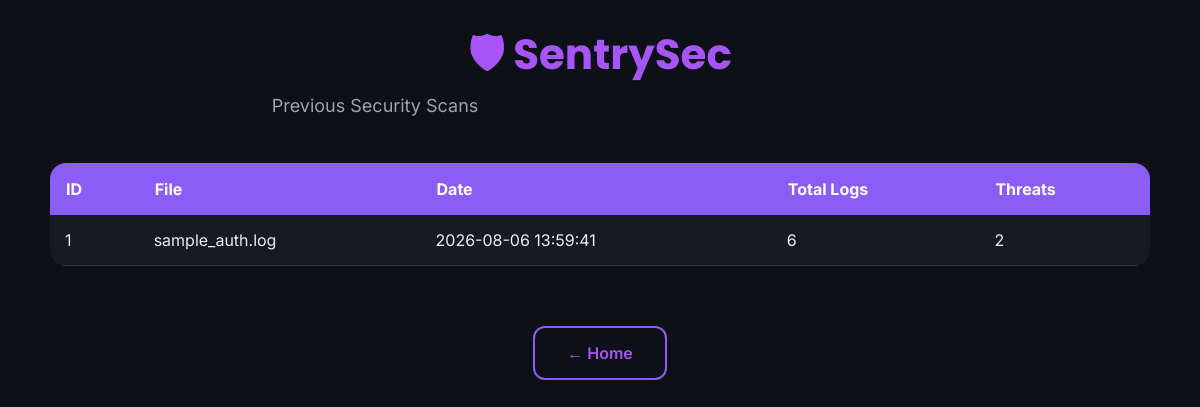
The app's page /history, older data.
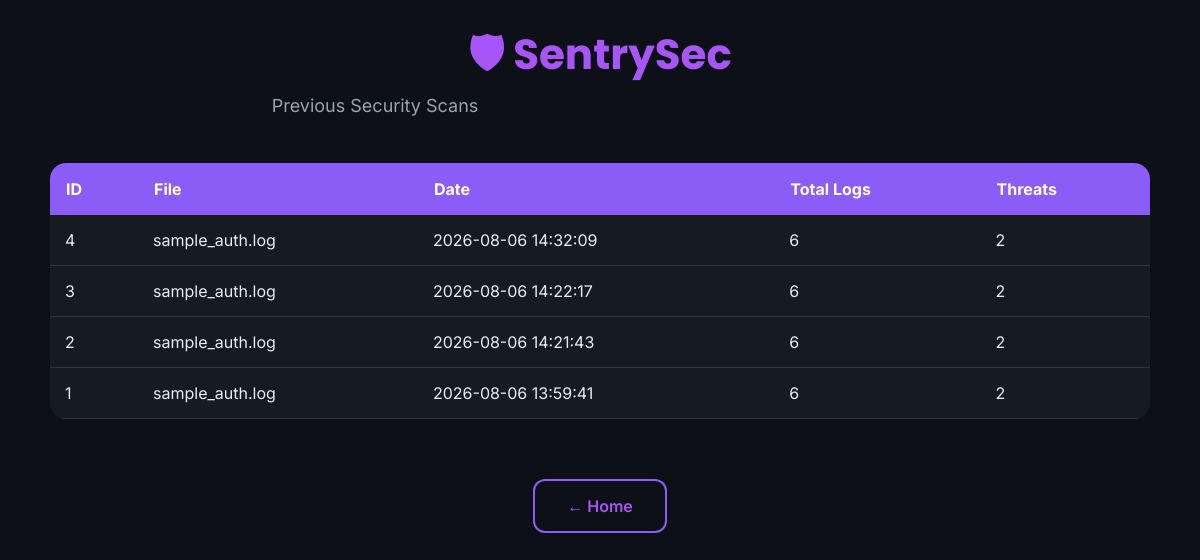
The same page, newer data.
### tables this page shows
CREATE TABLE scan_history (

            id INTEGER PRIMARY KEY AUTOINCREMENT,

            filename TEXT,

            scan_time TIMESTAMP DEFAULT CURRENT_TIMESTAMP,

            total_logs INTEGER,

            failed_logins INTEGER,

            successful_logins INTEGER,

            threat_count INTEGER

        );

### app.py (the view)
@app.route("/history")
def history():
    scans = get_history()
    return render_template(
        "history.html",
        scans=scans
    )

### database.py (called while the page is built)
def get_connection():
    conn = sqlite3.connect(DATABASE)
    conn.row_factory = sqlite3.Row
    return conn

def get_history():
    conn = get_connection()
    cursor = conn.cursor()
    cursor.execute("""
        SELECT *

        FROM scan_history

        ORDER BY id DESC
    """)
    rows = cursor.fetchall()
    conn.close()
    return rows

### templates/history.html (shortened to what this page needs)
<!DOCTYPE html>
<html lang="en">
<head>
<link rel="stylesheet"
href="{{ url_for('static', filename='style.css') }}">
</head>
<body>
<div class="dashboard">
<div class="page-title">
<h1>🛡 SentrySec</h1>
<p>Previous Security Scans</p>
</div>
<table class="history-table">
<tr>
<th>ID</th>
<th>File</th>
<th>Date</th>
<th>Total Logs</th>
<th>Threats</th>
</tr>
{% for scan in scans %}
<tr
    onclick="window.location='/scan/{{ scan[0] }}'"
    style="cursor:pointer;"
>
    <td>{{ scan[0] }}</td>
    <td>{{ scan[1] }}</td>
    <td>{{ scan[2] }}</td>
    <td>{{ scan[3] }}</td>
    <td>{{ scan[6] }}</td>
</tr>
{% endfor %}
</table>
<br>
<div class="button-group">
    <a href="/" class="secondary-btn">
        ← Home
    </a>
</div>
</div>
</body>
</html>

Row changes from the older to the newer data that the page shows:
added scan_history: id "4", filename "sample_auth.log", scan_time "2026-08-06 14:32:09", total_logs "6", threat_count "2"
added scan_history: id "3", filename "sample_auth.log", scan_time "2026-08-06 14:22:17", total_logs "6", threat_count "2"
added scan_history: id "2", filename "sample_auth.log", scan_time "2026-08-06 14:21:43", total_logs "6", threat_count "2"
